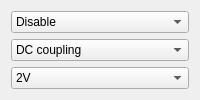
                <widget class="QWidget" name="B_2">
                 <attribute name="title">
                  <string>Ch B</string>
                 </attribute>
                 <layout class="QVBoxLayout" name="verticalLayout_16">
                  <item>
                   <widget class="QComboBox" name="Benable_2">
                    <item>
                     <property name="text">
                      <string>Disable</string>
                     </property>
                    </item>
                    <item>
                     <property name="text">
                      <string>Enable</string>
                     </property>
                    </item>
                   </widget>
                  </item>
                  <item>
                   <widget class="QComboBox" name="BCoupling_2">
                    <property name="enabled">
                     <bool>true</bool>
                    </property>
                    <item>
                     <property name="text">
                      <string>DC coupling</string>
                     </property>
                    </item>
                    <item>
                     <property name="text">
                      <string>AC coupling</string>
                     </property>
                    </item>
                   </widget>
                  </item>
                  <item>
                   <widget class="QComboBox" name="BInputRange_2">
                    <item>
                     <property name="text">
                      <string>2V</string>
                     </property>
                    </item>
                    <item>
                     <property name="text">
                      <string>10V</string>
                     </property>
                    </item>
                   </widget>
                  </item>
                 </layout>
                </widget>
